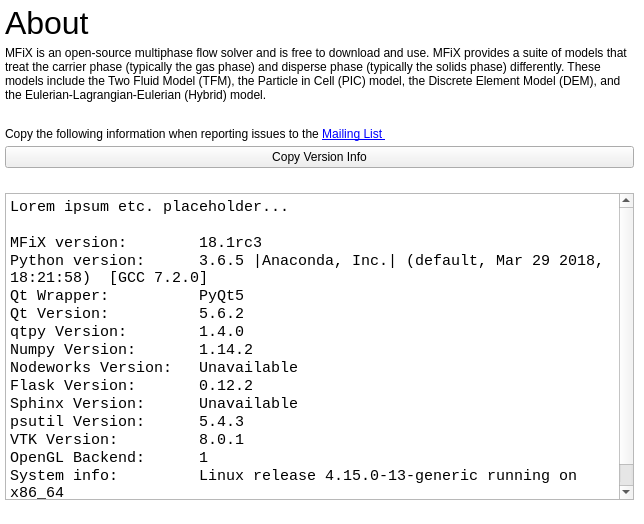
<?xml version="1.0" encoding="UTF-8"?>
<ui version="4.0">
 <class>about</class>
 <widget class="QWidget" name="about">
  <property name="geometry">
   <rect>
    <x>0</x>
    <y>0</y>
    <width>644</width>
    <height>524</height>
   </rect>
  </property>
  <property name="windowTitle">
   <string>Form</string>
  </property>
  <property name="styleSheet">
   <string notr="true">QWidget#about{background-color: white;}</string>
  </property>
  <layout class="QGridLayout" name="gridLayout">
   <property name="leftMargin">
    <number>5</number>
   </property>
   <property name="topMargin">
    <number>5</number>
   </property>
   <property name="rightMargin">
    <number>5</number>
   </property>
   <property name="bottomMargin">
    <number>5</number>
   </property>
   <property name="spacing">
    <number>5</number>
   </property>
   <item row="1" column="0" colspan="2">
    <widget class="QLabel" name="label">
     <property name="styleSheet">
      <string notr="true">background-color: white;</string>
     </property>
     <property name="text">
      <string>MFiX is an open-source multiphase flow solver and is free to download and use. MFiX provides a suite of models that treat the carrier phase (typically the gas phase) and disperse phase (typically the solids phase) differently. These models include the Two Fluid Model (TFM), the Particle in Cell (PIC) model, the Discrete Element Model (DEM), and the Eulerian-Lagrangian-Eulerian (Hybrid) model.</string>
     </property>
     <property name="wordWrap">
      <bool>true</bool>
     </property>
    </widget>
   </item>
   <item row="7" column="0">
    <widget class="QTextBrowser" name="version_info_txtbrowser">
     <property name="font">
      <font>
       <family>Courier New</family>
      </font>
     </property>
     <property name="html">
      <string>&lt;!DOCTYPE HTML PUBLIC &quot;-//W3C//DTD HTML 4.0//EN&quot; &quot;http://www.w3.org/TR/REC-html40/strict.dtd&quot;&gt;
&lt;html&gt;&lt;head&gt;&lt;meta name=&quot;qrichtext&quot; content=&quot;1&quot; /&gt;&lt;style type=&quot;text/css&quot;&gt;
p, li { white-space: pre-wrap; }
&lt;/style&gt;&lt;/head&gt;&lt;body style=&quot; font-family:'Courier New'; font-size:13pt; font-weight:400; font-style:normal;&quot;&gt;
&lt;p style=&quot; margin-top:0px; margin-bottom:0px; margin-left:0px; margin-right:0px; -qt-block-indent:0; text-indent:0px;&quot;&gt;&lt;span style=&quot; font-family:'Ubuntu'; font-size:11pt;&quot;&gt;Lorem ipsum etc. placeholder...&lt;/span&gt;&lt;/p&gt;
&lt;p style=&quot;-qt-paragraph-type:empty; margin-top:0px; margin-bottom:0px; margin-left:0px; margin-right:0px; -qt-block-indent:0; text-indent:0px; font-family:'Ubuntu'; font-size:11pt;&quot;&gt;&lt;br /&gt;&lt;/p&gt;
&lt;p style=&quot; margin-top:0px; margin-bottom:0px; margin-left:0px; margin-right:0px; -qt-block-indent:0; text-indent:0px;&quot;&gt;&lt;span style=&quot; font-family:'Ubuntu'; font-size:11pt;&quot;&gt;MFiX version:        18.1rc3&lt;/span&gt;&lt;/p&gt;
&lt;p style=&quot; margin-top:0px; margin-bottom:0px; margin-left:0px; margin-right:0px; -qt-block-indent:0; text-indent:0px;&quot;&gt;&lt;span style=&quot; font-family:'Ubuntu'; font-size:11pt;&quot;&gt;Python version:      3.6.5 |Anaconda, Inc.| (default, Mar 29 2018, 18:21:58)  [GCC 7.2.0]&lt;/span&gt;&lt;/p&gt;
&lt;p style=&quot; margin-top:0px; margin-bottom:0px; margin-left:0px; margin-right:0px; -qt-block-indent:0; text-indent:0px;&quot;&gt;&lt;span style=&quot; font-family:'Ubuntu'; font-size:11pt;&quot;&gt;Qt Wrapper:          PyQt5&lt;/span&gt;&lt;/p&gt;
&lt;p style=&quot; margin-top:0px; margin-bottom:0px; margin-left:0px; margin-right:0px; -qt-block-indent:0; text-indent:0px;&quot;&gt;&lt;span style=&quot; font-family:'Ubuntu'; font-size:11pt;&quot;&gt;Qt Version:          5.6.2&lt;/span&gt;&lt;/p&gt;
&lt;p style=&quot; margin-top:0px; margin-bottom:0px; margin-left:0px; margin-right:0px; -qt-block-indent:0; text-indent:0px;&quot;&gt;&lt;span style=&quot; font-family:'Ubuntu'; font-size:11pt;&quot;&gt;qtpy Version:        1.4.0&lt;/span&gt;&lt;/p&gt;
&lt;p style=&quot; margin-top:0px; margin-bottom:0px; margin-left:0px; margin-right:0px; -qt-block-indent:0; text-indent:0px;&quot;&gt;&lt;span style=&quot; font-family:'Ubuntu'; font-size:11pt;&quot;&gt;Numpy Version:       1.14.2&lt;/span&gt;&lt;/p&gt;
&lt;p style=&quot; margin-top:0px; margin-bottom:0px; margin-left:0px; margin-right:0px; -qt-block-indent:0; text-indent:0px;&quot;&gt;&lt;span style=&quot; font-family:'Ubuntu'; font-size:11pt;&quot;&gt;Nodeworks Version:   Unavailable&lt;/span&gt;&lt;/p&gt;
&lt;p style=&quot; margin-top:0px; margin-bottom:0px; margin-left:0px; margin-right:0px; -qt-block-indent:0; text-indent:0px;&quot;&gt;&lt;span style=&quot; font-family:'Ubuntu'; font-size:11pt;&quot;&gt;Flask Version:       0.12.2&lt;/span&gt;&lt;/p&gt;
&lt;p style=&quot; margin-top:0px; margin-bottom:0px; margin-left:0px; margin-right:0px; -qt-block-indent:0; text-indent:0px;&quot;&gt;&lt;span style=&quot; font-family:'Ubuntu'; font-size:11pt;&quot;&gt;Sphinx Version:      Unavailable&lt;/span&gt;&lt;/p&gt;
&lt;p style=&quot; margin-top:0px; margin-bottom:0px; margin-left:0px; margin-right:0px; -qt-block-indent:0; text-indent:0px;&quot;&gt;&lt;span style=&quot; font-family:'Ubuntu'; font-size:11pt;&quot;&gt;psutil Version:      5.4.3&lt;/span&gt;&lt;/p&gt;
&lt;p style=&quot; margin-top:0px; margin-bottom:0px; margin-left:0px; margin-right:0px; -qt-block-indent:0; text-indent:0px;&quot;&gt;&lt;span style=&quot; font-family:'Ubuntu'; font-size:11pt;&quot;&gt;VTK Version:         8.0.1&lt;/span&gt;&lt;/p&gt;
&lt;p style=&quot; margin-top:0px; margin-bottom:0px; margin-left:0px; margin-right:0px; -qt-block-indent:0; text-indent:0px;&quot;&gt;&lt;span style=&quot; font-family:'Ubuntu'; font-size:11pt;&quot;&gt;OpenGL Backend:      1&lt;/span&gt;&lt;/p&gt;
&lt;p style=&quot; margin-top:0px; margin-bottom:0px; margin-left:0px; margin-right:0px; -qt-block-indent:0; text-indent:0px;&quot;&gt;&lt;span style=&quot; font-family:'Ubuntu'; font-size:11pt;&quot;&gt;System info:         Linux release 4.15.0-13-generic running on x86_64&lt;/span&gt;&lt;/p&gt;
&lt;p style=&quot;-qt-paragraph-type:empty; margin-top:0px; margin-bottom:0px; margin-left:0px; margin-right:0px; -qt-block-indent:0; text-indent:0px; font-family:'Ubuntu'; font-size:11pt;&quot;&gt;&lt;br /&gt;&lt;/p&gt;&lt;/body&gt;&lt;/html&gt;</string>
     </property>
    </widget>
   </item>
   <item row="0" column="0">
    <widget class="QLabel" name="about_label">
     <property name="styleSheet">
      <string notr="true">font-size: 24pt;background-color: white;</string>
     </property>
     <property name="text">
      <string>About</string>
     </property>
    </widget>
   </item>
   <item row="5" column="0">
    <widget class="QPushButton" name="copy_btn">
     <property name="text">
      <string>Copy Version Info</string>
     </property>
    </widget>
   </item>
   <item row="3" column="0">
    <spacer name="verticalSpacer_3">
     <property name="orientation">
      <enum>Qt::Vertical</enum>
     </property>
     <property name="sizeType">
      <enum>QSizePolicy::Maximum</enum>
     </property>
     <property name="sizeHint" stdset="0">
      <size>
       <width>20</width>
       <height>20</height>
      </size>
     </property>
    </spacer>
   </item>
   <item row="6" column="0">
    <spacer name="verticalSpacer_2">
     <property name="orientation">
      <enum>Qt::Vertical</enum>
     </property>
     <property name="sizeType">
      <enum>QSizePolicy::Maximum</enum>
     </property>
     <property name="sizeHint" stdset="0">
      <size>
       <width>20</width>
       <height>20</height>
      </size>
     </property>
    </spacer>
   </item>
   <item row="10" column="0" colspan="2">
    <widget class="QLabel" name="label_splash">
     <property name="text">
      <string/>
     </property>
    </widget>
   </item>
   <item row="4" column="0">
    <widget class="QLabel" name="mailinglist_lbl">
     <property name="text">
      <string>Copy the following information when reporting issues to the &lt;a href=&quot;https://mfix.netl.doe.gov/doc/mfix/latest/user_manual/about.html#mailing-list&quot;&gt; Mailing List &lt;/a&gt;</string>
     </property>
    </widget>
   </item>
  </layout>
 </widget>
 <resources/>
 <connections/>
</ui>
